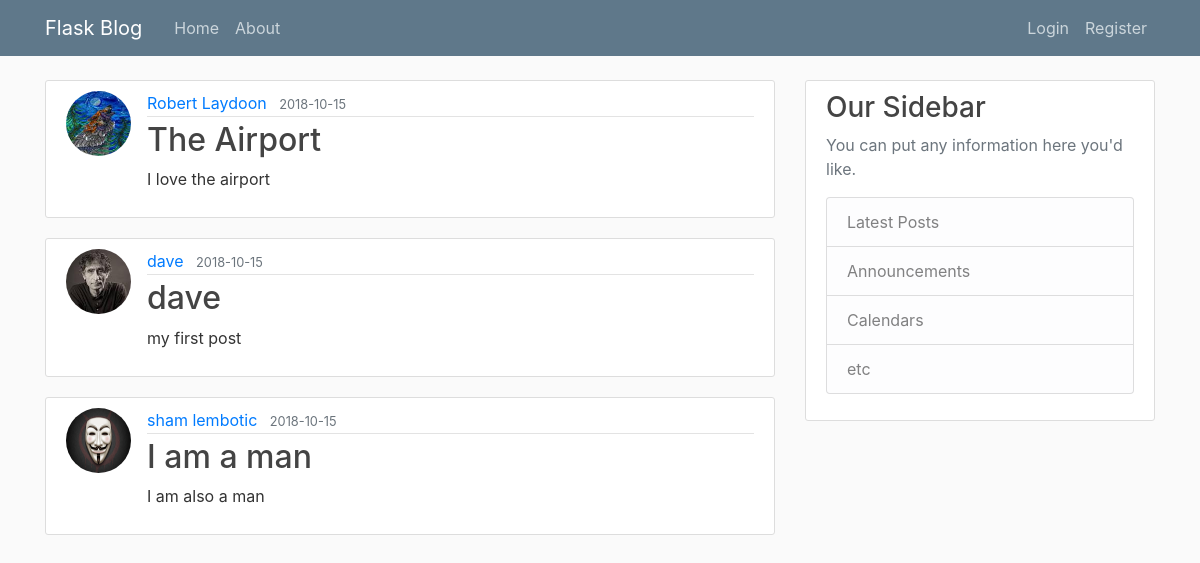
Page /home on the earlier database version.
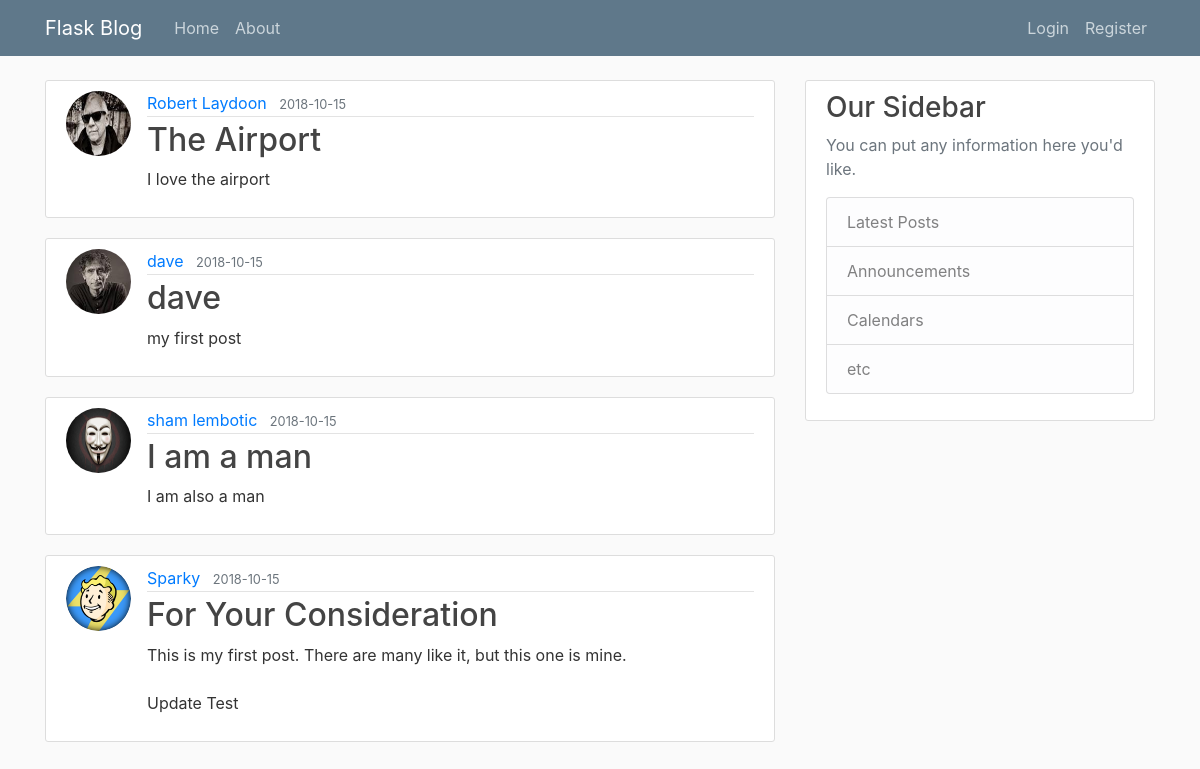
Same page on the later database version.
### flaskblog/models.py (models this page shows, shortened)
class Post(db.Model):
    id = db.Column(db.Integer, primary_key=True)
    title = db.Column(db.String(100), nullable=False)
    date_posted = db.Column(db.DateTime, nullable=False,
                            default=datetime.utcnow)
    content = db.Column(db.Text, nullable=False)
    user_id = db.Column(db.Integer, db.ForeignKey('user.id'), nullable=False)

class User(db.Model, UserMixin):
    id = db.Column(db.Integer, primary_key=True)
    username = db.Column(db.String(20), unique=True, nullable=False)
    email = db.Column(db.String(120), unique=True, nullable=False)
    image_file = db.Column(db.String(20), nullable=False,
                           default='default.jpg')
    password = db.Column(db.String(60), nullable=False)
    posts = db.relationship('Post', backref='author', lazy=True)

### flaskblog/routes.py (the view)
@app.route('/')
@app.route('/home')
def home():
    posts = Post.query.all()
    return render_template('home.html', posts=posts)

### flaskblog/templates/home.html
{% extends "layout.html" %}
{% block content %}
{% for post in posts %}
<article class="media content-section">
   <img class="rounded-circle article-img" src="{{ url_for('static', filename='profile_pics/' + post.author.image_file) }}">
   <div class="media-body">
      <div class="article-metadata">
         <a class="mr-2" href="#">{{ post.author.username }}</a>
         <small class="text-muted">{{ post.date_posted.strftime('%Y-%m-%d') }}</small>
      </div>
      <h2><a class="article-title" href="#">{{ post.title }}</a></h2>
      <p class="article-content">{{ post.content }}</p>
   </div>
</article>
{% endfor %}
{% endblock content %}

### flaskblog/templates/layout.html (shortened to what this page needs)
<!DOCTYPE html>
<html>
<head>
      <link rel="stylesheet" href="https://maxcdn.bootstrapcdn.com/bootstrap/4.0.0/css/bootstrap.min.css"
>
      <link rel="stylesheet" type="text/css" href="{{ url_for('static', filename='main.css') }}">
</head>
<body>
      <header class="site-header">
            <nav class="navbar navbar-expand-md navbar-dark bg-steel fixed-top">
                  <div class="container">
                        <a class="navbar-brand mr-4" href="/">Flask Blog</a>
                        <div class="collapse navbar-collapse" id="navbarToggle">
                              <div class="navbar-nav mr-auto">
                                    <a class="nav-item nav-link" href="{{ url_for('home') }}">Home</a>
                                    <a class="nav-item nav-link" href="{{ url_for('about') }}">About</a>
                              </div>
                              <div class="navbar-nav">
                                    {% if current_user.is_authenticated %}
                                    <a class="nav-item nav-link" href="{{ url_for('new_post') }}">New Post</a>
                                    <a class="nav-item nav-link" href="{{ url_for('account') }}">Account</a>
                                    <a class="nav-item nav-link" href="{{ url_for('logout') }}">Logout</a>
                                    {% else %}
                                    <a class="nav-item nav-link" href="{{ url_for('login') }}">Login</a>
                                    <a class="nav-item nav-link" href="{{ url_for('register') }}">Register</a>
                                    {% endif %}
                              </div>
                        </div>
                  </div>
            </nav>
      </header>
      <main role="main" class="container">
            <div class="row">
                  <div class="col-md-8">
                        {% block content %}{% endblock %}
                  </div>
                  <div class="col-md-4">
                        <div class="content-section">
                              <h3>Our Sidebar</h3>
                              <p class='text-muted'>You can put any information here you'd like.
                                    <ul class="list-group">
                                          <li class="list-group-item list-group-item-light">Latest Posts</li>
                                          <li class="list-group-item list-group-item-light">Announcements</li>
                                          <li class="list-group-item list-group-item-light">Calendars</li>
                                          <li class="list-group-item list-group-item-light">etc</li>
                                    </ul>
                              </p>
                        </div>
                  </div>
            </div>
      </main>
</body>
</html>

### flaskblog/static/main.css (style rules this page uses)
body { background: #fafafa; color: #333333; margin-top: 5rem; background-image: url(/static/img/bgindex.jpg); background-repeat: no-repeat; background-size: 100% 200%; }
h1, h2, h3, h4, h5, h6 { color: #444444; }
.bg-steel { background-color: #5f788a; }
.site-header .navbar-nav .nav-link { color: #cbd5db; }
.content-section { background: #ffffff; padding: 10px 20px; border: 1px solid #dddddd; border-radius: 3px; margin-bottom: 20px; }
.article-title { color: #444444; }
.article-content { white-space: pre-line; }
.article-img { height: 65px; width: 65px; margin-right: 16px; }
.article-metadata { padding-bottom: 1px; margin-bottom: 4px; border-bottom: 1px solid #e3e3e3 }

Differences in the rows shown:
changed through a linked row, Post "The Airport": image_file: a different picture
added Post: image_file (picture), author.username "Sparky", date_posted "2018-10-15", title "For Your Consideration", content "This is my first post. There are many like it, but this one is mine. Update Test"
